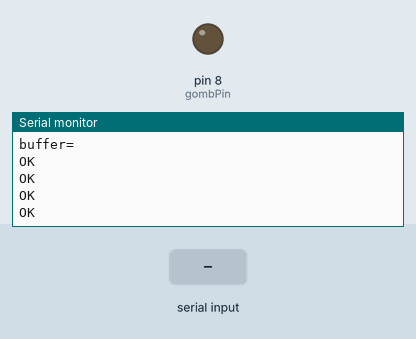
Simulated run of this sketch. Board: Arduino Uno, built with avr-gcc and run on an emulated ATmega328P. Parts: output pins drawn as LEDs (lit = HIGH), the last lines printed to the serial monitor. The test bench sets the inputs (shaded band). The modem accepts every AT command (registered, SIM ready, sends succeed) and sends nothing else.

Above: at 5.5 s.
5.6 s: "A\n" received over the second serial link
At 6.7 s:
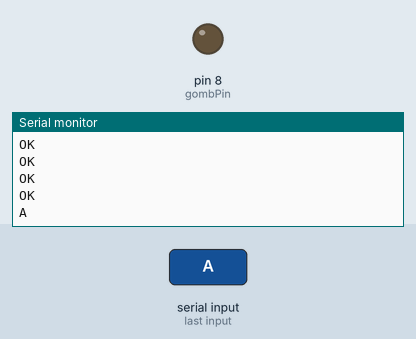
7.4 s: "+CMT:\n" received over the second serial link
At 8.7 s:
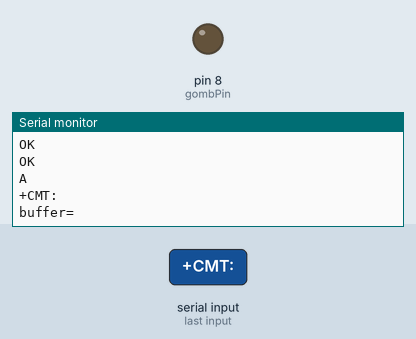

The sketch:

SIM800L_RECEIVE_SMS_AND_GET_Command_to_push_button.ino
```cpp
#include <SoftwareSerial.h>


String incomingSMS = "";       // Az SMS üzenet tárolására
String buffer = "";            // A beérkező adatokat ebben gyűjtjük
bool smsStart = false;         // Jelzi, ha SMS érkezett és az SMS szövegét várjuk
int gombPin = 8;

//Create software serial object to communicate with SIM800L
SoftwareSerial mySerial(3, 2); //SIM800L Tx & Rx is connected to Arduino #3 & #2

void setup()
{
  pinMode(gombPin, OUTPUT);
  //Begin serial communication with Arduino and Arduino IDE (Serial Monitor)
  Serial.begin(9600);

  //Begin serial communication with Arduino and SIM800L
  mySerial.begin(9600);

  Serial.println("Initializing...");
  delay(1000);

  mySerial.println("AT"); //Once the handshake test is successful, it will back to OK
  updateSerial();

  mySerial.println("AT+CMGF=1"); // Configuring TEXT mode
  updateSerial();
  delay(500);
  mySerial.println("AT+CNMI=1,2,0,0,0"); // Decides how newly arrived SMS messages should be handled
  updateSerial();
  delay(500);
  mySerial.println("AT+IPR=9600"); // Set baud rate for communication
  updateSerial();
}

void loop()
{
  updateSerial();

  if (incomingSMS == "A")
  {
    Serial.println("SMS received: " + incomingSMS);
    digitalWrite(gombPin, HIGH); // Gomb aktiválása
    delay(2000); // 1 másodpercig tartva

    digitalWrite(gombPin, LOW); // Gomb kikapcsolása
    delay(1000); // 1 másodperc szünet
    incomingSMS = "";           // SMS törlése, hogy új üzenetre kész legyen
  }
}

void updateSerial()
{
  delay(500);

  // Először az Arduino-tól olvasott adatokat továbbítjuk a SIM800L-nek
  while (Serial.available())
  {
    char dataFromSerial = Serial.read(); // Az Arduino-tól kapott adat tárolása
    mySerial.write(dataFromSerial);      // Továbbítjuk a SIM800L-nek
  }

  // Most a SIM800L-től kapott adatokat olvassuk
  while (mySerial.available())
  {
    char dataFromSIM800L = mySerial.read(); // Az SIM800L-től kapott adat tárolása
    Serial.write(dataFromSIM800L);          // Kiírjuk a soros monitorba

    // Karakterenként építjük fel a buffer változóban az adatokat
    buffer += dataFromSIM800L;
    Serial.println("buffer= " + buffer);

    // Ellenőrizzük, hogy a "+CMT:" benne van-e a bufferben
    if (buffer.indexOf("+CMT:") != -1) {
      buffer = "";          // Töröljük a buffer tartalmát, hogy a következő sorra kész legyen
      smsStart = true;      // Az SMS szövegének beolvasása kezdődik a következő sorban
    }

    // Ha már az SMS beérkezését jelezte a SIM800L, beolvassuk az SMS szövegét
    if (smsStart && dataFromSIM800L == '\n') {
      smsStart = false;     // Megkaptuk az SMS végét
      incomingSMS = buffer; // Az SMS szövegét eltároljuk az incomingSMS változóban
      buffer = "";          // Töröljük a buffer tartalmát
    }
  }
}
```

Measured:
- after the input at 5.6 s, the serial monitor: prints a new line after 0.27 s (image 1)
- after the input at 7.4 s, the serial monitor: prints a new line after 0.48 s (image 2)
